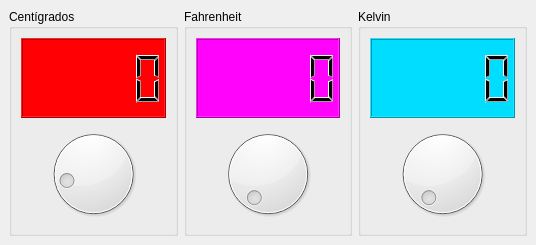
<?xml version="1.0" encoding="UTF-8"?>
<ui version="4.0">
 <class>Termometro1</class>
 <widget class="QMainWindow" name="Termometro1">
  <property name="geometry">
   <rect>
    <x>0</x>
    <y>0</y>
    <width>536</width>
    <height>245</height>
   </rect>
  </property>
  <property name="windowTitle">
   <string>Termometro1</string>
  </property>
  <property name="windowIcon">
   <iconset resource="Recursos.qrc">
    <normaloff>:/Icono</normaloff>:/Icono</iconset>
  </property>
  <widget class="QWidget" name="centralwidget">
   <layout class="QGridLayout" name="gridLayout">
    <item row="0" column="1">
     <widget class="QGroupBox" name="grpFahr">
      <property name="title">
       <string>Fahrenheit</string>
      </property>
      <layout class="QVBoxLayout" name="verticalLayout">
       <item>
        <widget class="QLCDNumber" name="lcdFahr">
         <property name="styleSheet">
          <string notr="true">background-color: rgb(255, 3, 251);</string>
         </property>
        </widget>
       </item>
       <item>
        <widget class="QDial" name="dialFahr">
         <property name="cursor">
          <cursorShape>OpenHandCursor</cursorShape>
         </property>
         <property name="minimum">
          <number>32</number>
         </property>
         <property name="maximum">
          <number>210</number>
         </property>
        </widget>
       </item>
      </layout>
     </widget>
    </item>
    <item row="0" column="0">
     <widget class="QGroupBox" name="grpCent">
      <property name="title">
       <string>Centígrados</string>
      </property>
      <layout class="QVBoxLayout" name="verticalLayout_2">
       <item>
        <widget class="QLCDNumber" name="lcdCent">
         <property name="styleSheet">
          <string notr="true">background-color: rgb(255, 0, 4);</string>
         </property>
        </widget>
       </item>
       <item>
        <widget class="QDial" name="dialCent">
         <property name="cursor">
          <cursorShape>OpenHandCursor</cursorShape>
         </property>
         <property name="minimum">
          <number>-18</number>
         </property>
         <property name="maximum">
          <number>99</number>
         </property>
         <property name="value">
          <number>0</number>
         </property>
         <property name="sliderPosition">
          <number>0</number>
         </property>
        </widget>
       </item>
      </layout>
     </widget>
    </item>
    <item row="0" column="2">
     <widget class="QGroupBox" name="grpKelv">
      <property name="title">
       <string>Kelvin</string>
      </property>
      <layout class="QVBoxLayout" name="verticalLayout_4">
       <item>
        <widget class="QLCDNumber" name="lcdKelv">
         <property name="styleSheet">
          <string notr="true">background-color: rgb(0, 221, 255);</string>
         </property>
        </widget>
       </item>
       <item>
        <widget class="QDial" name="dialKelv">
         <property name="minimum">
          <number>273</number>
         </property>
         <property name="maximum">
          <number>372</number>
         </property>
        </widget>
       </item>
      </layout>
     </widget>
    </item>
   </layout>
  </widget>
 </widget>
 <resources>
  <include location="Recursos.qrc"/>
 </resources>
 <connections>
  <connection>
   <sender>dialCent</sender>
   <signal>valueChanged(int)</signal>
   <receiver>lcdCent</receiver>
   <slot>display(int)</slot>
   <hints>
    <hint type="sourcelabel">
     <x>89</x>
     <y>180</y>
    </hint>
    <hint type="destinationlabel">
     <x>89</x>
     <y>78</y>
    </hint>
   </hints>
  </connection>
  <connection>
   <sender>dialFahr</sender>
   <signal>valueChanged(int)</signal>
   <receiver>lcdFahr</receiver>
   <slot>display(int)</slot>
   <hints>
    <hint type="sourcelabel">
     <x>257</x>
     <y>180</y>
    </hint>
    <hint type="destinationlabel">
     <x>257</x>
     <y>78</y>
    </hint>
   </hints>
  </connection>
  <connection>
   <sender>dialKelv</sender>
   <signal>valueChanged(int)</signal>
   <receiver>lcdKelv</receiver>
   <slot>display(int)</slot>
   <hints>
    <hint type="sourcelabel">
     <x>609</x>
     <y>237</y>
    </hint>
    <hint type="destinationlabel">
     <x>609</x>
     <y>98</y>
    </hint>
   </hints>
  </connection>
 </connections>
</ui>
